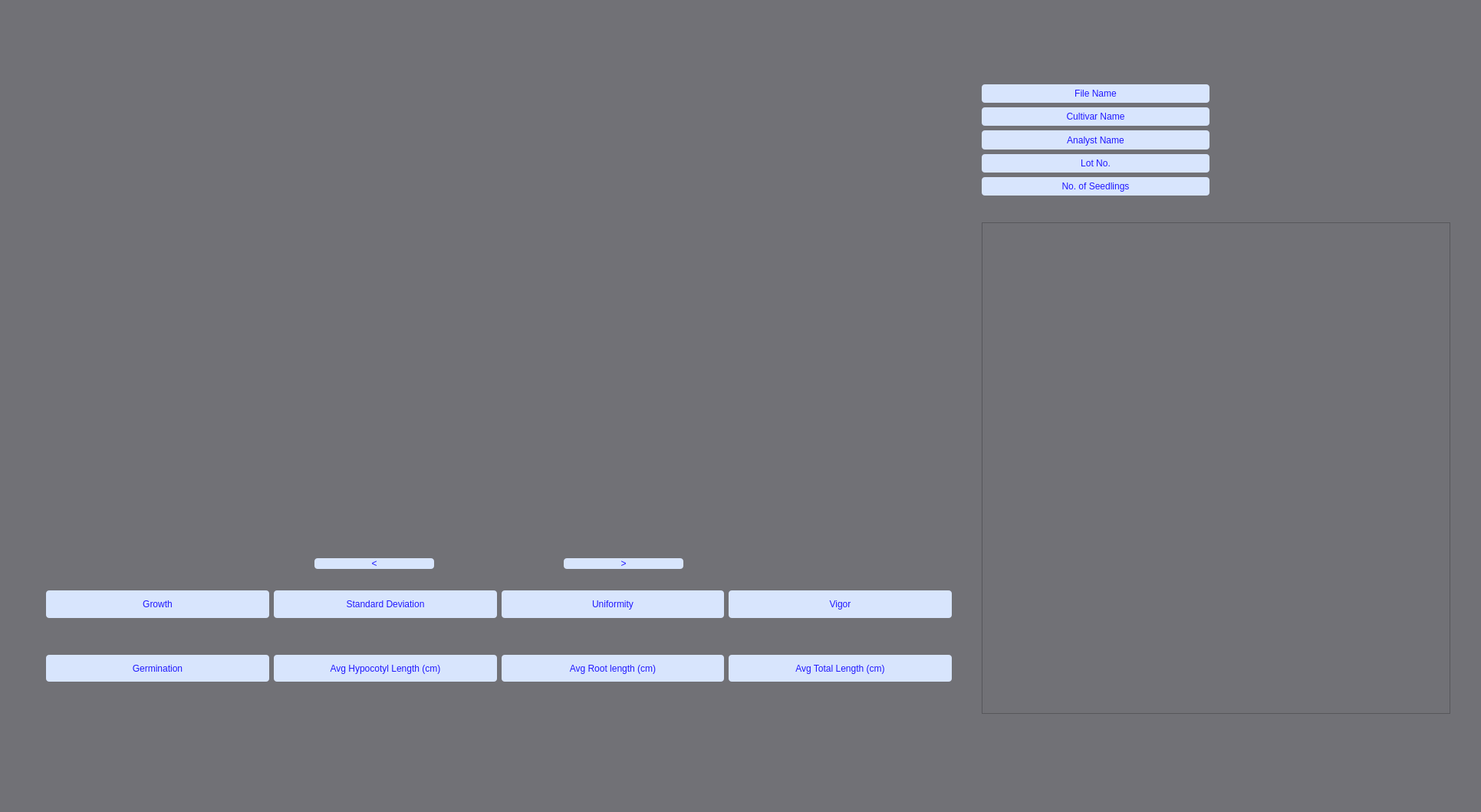
<?xml version="1.0" encoding="UTF-8"?>
<ui version="4.0">
 <class>MainWindow</class>
 <widget class="QMainWindow" name="MainWindow">
  <property name="windowModality">
   <enum>Qt::NonModal</enum>
  </property>
  <property name="geometry">
   <rect>
    <x>0</x>
    <y>0</y>
    <width>1931</width>
    <height>1059</height>
   </rect>
  </property>
  <property name="sizePolicy">
   <sizepolicy hsizetype="MinimumExpanding" vsizetype="Expanding">
    <horstretch>0</horstretch>
    <verstretch>0</verstretch>
   </sizepolicy>
  </property>
  <property name="windowTitle">
   <string>Germination Vigor Analyser</string>
  </property>
  <property name="styleSheet">
   <string notr="true">background-color:rgb(113, 113, 118);</string>
  </property>
  <widget class="QWidget" name="centralwidget">
   <widget class="QWidget" name="horizontalLayoutWidget">
    <property name="geometry">
     <rect>
      <x>60</x>
      <y>0</y>
      <width>1181</width>
      <height>701</height>
     </rect>
    </property>
    <layout class="QHBoxLayout" name="h_layout_img"/>
   </widget>
   <widget class="QWidget" name="horizontalLayoutWidget_2">
    <property name="geometry">
     <rect>
      <x>60</x>
      <y>770</y>
      <width>1181</width>
      <height>161</height>
     </rect>
    </property>
    <layout class="QHBoxLayout" name="horizontalLayout_2">
     <item>
      <layout class="QGridLayout" name="gridLayout">
       <item row="3" column="1">
        <widget class="QLabel" name="label">
         <property name="styleSheet">
          <string notr="true">background-color:rgba(216, 229, 253,255);
font: 63 10pt &quot;Segoe UI Semibold&quot;;
color: rgb(32, 24, 255);
border-radius:4;</string>
         </property>
         <property name="text">
          <string>Avg Hypocotyl Length (cm)</string>
         </property>
         <property name="alignment">
          <set>Qt::AlignCenter</set>
         </property>
        </widget>
       </item>
       <item row="3" column="3">
        <widget class="QLabel" name="label_10">
         <property name="styleSheet">
          <string>background-color:rgba(216, 229, 253,255);
font: 63 10pt &quot;Segoe UI Semibold&quot;;
color: rgb(32, 24, 255);
border-radius:4;</string>
         </property>
         <property name="text">
          <string>Avg Total Length (cm)</string>
         </property>
         <property name="alignment">
          <set>Qt::AlignCenter</set>
         </property>
        </widget>
       </item>
       <item row="2" column="1">
        <widget class="QLabel" name="label_sd">
         <property name="styleSheet">
          <string notr="true">font: 63 10pt &quot;Segoe UI Semibold&quot;;</string>
         </property>
         <property name="text">
          <string/>
         </property>
         <property name="alignment">
          <set>Qt::AlignCenter</set>
         </property>
        </widget>
       </item>
       <item row="3" column="2">
        <widget class="QLabel" name="label_9">
         <property name="styleSheet">
          <string notr="true">background-color:rgba(216, 229, 253,255);
font: 63 10pt &quot;Segoe UI Semibold&quot;;
color: rgb(32, 24, 255);
border-radius:4;</string>
         </property>
         <property name="text">
          <string>Avg Root length (cm)</string>
         </property>
         <property name="alignment">
          <set>Qt::AlignCenter</set>
         </property>
        </widget>
       </item>
       <item row="0" column="2">
        <widget class="QLabel" name="label_15">
         <property name="styleSheet">
          <string notr="true">background-color:rgba(216, 229, 253,255);
font: 63 10pt &quot;Segoe UI Semibold&quot;;
color: rgb(32, 24, 255);
border-radius:4;</string>
         </property>
         <property name="text">
          <string>Uniformity</string>
         </property>
         <property name="alignment">
          <set>Qt::AlignCenter</set>
         </property>
        </widget>
       </item>
       <item row="0" column="1">
        <widget class="QLabel" name="label_16">
         <property name="styleSheet">
          <string notr="true">background-color:rgba(216, 229, 253,255);
font: 63 10pt &quot;Segoe UI Semibold&quot;;
color: rgb(32, 24, 255);
border-radius:4;</string>
         </property>
         <property name="text">
          <string>Standard Deviation</string>
         </property>
         <property name="alignment">
          <set>Qt::AlignCenter</set>
         </property>
        </widget>
       </item>
       <item row="4" column="2">
        <widget class="QLabel" name="label_avg_root">
         <property name="styleSheet">
          <string notr="true">font: 63 10pt &quot;Segoe UI Semibold&quot;;</string>
         </property>
         <property name="text">
          <string/>
         </property>
         <property name="alignment">
          <set>Qt::AlignCenter</set>
         </property>
        </widget>
       </item>
       <item row="2" column="2">
        <widget class="QLabel" name="label_uniformity">
         <property name="styleSheet">
          <string notr="true">font: 63 10pt &quot;Segoe UI Semibold&quot;;</string>
         </property>
         <property name="text">
          <string/>
         </property>
         <property name="alignment">
          <set>Qt::AlignCenter</set>
         </property>
        </widget>
       </item>
       <item row="2" column="3">
        <widget class="QLabel" name="label_seedvigor">
         <property name="styleSheet">
          <string notr="true">font: 63 10pt &quot;Segoe UI Semibold&quot;;</string>
         </property>
         <property name="text">
          <string/>
         </property>
         <property name="alignment">
          <set>Qt::AlignCenter</set>
         </property>
        </widget>
       </item>
       <item row="3" column="0">
        <widget class="QLabel" name="label_5">
         <property name="styleSheet">
          <string notr="true">background-color:rgba(216, 229, 253,255);
font: 63 10pt &quot;Segoe UI Semibold&quot;;
color: rgb(32, 24, 255);
border-radius:4;</string>
         </property>
         <property name="text">
          <string>Germination</string>
         </property>
         <property name="alignment">
          <set>Qt::AlignCenter</set>
         </property>
        </widget>
       </item>
       <item row="2" column="0">
        <widget class="QLabel" name="label_growth">
         <property name="styleSheet">
          <string notr="true">font: 63 10pt &quot;Segoe UI Semibold&quot;;</string>
         </property>
         <property name="text">
          <string/>
         </property>
         <property name="alignment">
          <set>Qt::AlignCenter</set>
         </property>
        </widget>
       </item>
       <item row="4" column="0">
        <widget class="QLabel" name="label_germination">
         <property name="styleSheet">
          <string notr="true">font: 63 10pt &quot;Segoe UI Semibold&quot;;</string>
         </property>
         <property name="text">
          <string/>
         </property>
         <property name="alignment">
          <set>Qt::AlignCenter</set>
         </property>
        </widget>
       </item>
       <item row="4" column="1">
        <widget class="QLabel" name="label_avg_hypocotyl">
         <property name="styleSheet">
          <string notr="true">font: 63 10pt &quot;Segoe UI Semibold&quot;;</string>
         </property>
         <property name="text">
          <string/>
         </property>
         <property name="alignment">
          <set>Qt::AlignCenter</set>
         </property>
        </widget>
       </item>
       <item row="4" column="3">
        <widget class="QLabel" name="label_avg_total_length">
         <property name="styleSheet">
          <string notr="true">font: 63 10pt &quot;Segoe UI Semibold&quot;;</string>
         </property>
         <property name="text">
          <string/>
         </property>
         <property name="alignment">
          <set>Qt::AlignCenter</set>
         </property>
        </widget>
       </item>
       <item row="0" column="0">
        <widget class="QLabel" name="label_13">
         <property name="styleSheet">
          <string notr="true">background-color:rgba(216, 229, 253,255);
font: 63 10pt &quot;Segoe UI Semibold&quot;;
color: rgb(32, 24, 255);
border-radius:4;</string>
         </property>
         <property name="text">
          <string>Growth</string>
         </property>
         <property name="alignment">
          <set>Qt::AlignCenter</set>
         </property>
        </widget>
       </item>
       <item row="0" column="3">
        <widget class="QLabel" name="label_12">
         <property name="styleSheet">
          <string notr="true">background-color:rgba(216, 229, 253,255);
font: 63 10pt &quot;Segoe UI Semibold&quot;;
color: rgb(32, 24, 255);
border-radius:4;</string>
         </property>
         <property name="text">
          <string>Vigor</string>
         </property>
         <property name="alignment">
          <set>Qt::AlignCenter</set>
         </property>
        </widget>
       </item>
      </layout>
     </item>
    </layout>
   </widget>
   <widget class="QWidget" name="verticalLayoutWidget_2">
    <property name="geometry">
     <rect>
      <x>1280</x>
      <y>290</y>
      <width>611</width>
      <height>641</height>
     </rect>
    </property>
    <layout class="QVBoxLayout" name="verticalLayout_2">
     <item>
      <widget class="QTableView" name="tableView_res"/>
     </item>
    </layout>
   </widget>
   <widget class="QWidget" name="horizontalLayoutWidget_3">
    <property name="geometry">
     <rect>
      <x>410</x>
      <y>710</y>
      <width>481</width>
      <height>51</height>
     </rect>
    </property>
    <layout class="QHBoxLayout" name="horizontalLayout_3">
     <item>
      <widget class="QPushButton" name="btnPrev">
       <property name="styleSheet">
        <string notr="true">background-color:rgba(216, 229, 253,255);
font: 63 10pt &quot;Segoe UI Semibold&quot;;
color: rgb(32, 24, 255);
border-radius:4;</string>
       </property>
       <property name="text">
        <string>&lt;</string>
       </property>
      </widget>
     </item>
     <item>
      <widget class="QLabel" name="label_img_no">
       <property name="styleSheet">
        <string notr="true">font: 63 10pt &quot;Segoe UI Semibold&quot;;</string>
       </property>
       <property name="text">
        <string/>
       </property>
       <property name="alignment">
        <set>Qt::AlignCenter</set>
       </property>
      </widget>
     </item>
     <item>
      <widget class="QPushButton" name="btnNext">
       <property name="styleSheet">
        <string notr="true">background-color:rgba(216, 229, 253,255);
font: 63 10pt &quot;Segoe UI Semibold&quot;;
color: rgb(32, 24, 255);
border-radius:4;</string>
       </property>
       <property name="text">
        <string>&gt;</string>
       </property>
      </widget>
     </item>
    </layout>
   </widget>
   <widget class="QWidget" name="gridLayoutWidget">
    <property name="geometry">
     <rect>
      <x>1280</x>
      <y>110</y>
      <width>611</width>
      <height>145</height>
     </rect>
    </property>
    <layout class="QGridLayout" name="gridLayout_right">
     <property name="horizontalSpacing">
      <number>17</number>
     </property>
     <item row="4" column="0">
      <widget class="QLabel" name="label_8">
       <property name="styleSheet">
        <string notr="true">background-color:rgba(216, 229, 253,255);
font: 63 10pt &quot;Segoe UI Semibold&quot;;
color: rgb(32, 24, 255);
border-radius:4;</string>
       </property>
       <property name="text">
        <string>No. of Seedlings</string>
       </property>
       <property name="alignment">
        <set>Qt::AlignCenter</set>
       </property>
      </widget>
     </item>
     <item row="3" column="0">
      <widget class="QLabel" name="label_6">
       <property name="styleSheet">
        <string notr="true">background-color:rgba(216, 229, 253,255);
font: 63 10pt &quot;Segoe UI Semibold&quot;;
color: rgb(32, 24, 255);
border-radius:4;</string>
       </property>
       <property name="text">
        <string>Lot No.</string>
       </property>
       <property name="alignment">
        <set>Qt::AlignCenter</set>
       </property>
      </widget>
     </item>
     <item row="4" column="1">
      <widget class="QLabel" name="label_n_plants">
       <property name="styleSheet">
        <string notr="true">font: 63 10pt &quot;Segoe UI Semibold&quot;;</string>
       </property>
       <property name="text">
        <string/>
       </property>
       <property name="alignment">
        <set>Qt::AlignCenter</set>
       </property>
      </widget>
     </item>
     <item row="3" column="1">
      <widget class="QLabel" name="label_batchNo">
       <property name="styleSheet">
        <string notr="true">font: 63 10pt &quot;Segoe UI Semibold&quot;;</string>
       </property>
       <property name="text">
        <string/>
       </property>
       <property name="alignment">
        <set>Qt::AlignCenter</set>
       </property>
      </widget>
     </item>
     <item row="1" column="1">
      <widget class="QLabel" name="label_cult_name">
       <property name="styleSheet">
        <string notr="true">font: 63 10pt &quot;Segoe UI Semibold&quot;;</string>
       </property>
       <property name="text">
        <string/>
       </property>
       <property name="alignment">
        <set>Qt::AlignCenter</set>
       </property>
      </widget>
     </item>
     <item row="1" column="0">
      <widget class="QLabel" name="label_3">
       <property name="styleSheet">
        <string notr="true">background-color:rgba(216, 229, 253,255);
font: 63 10pt &quot;Segoe UI Semibold&quot;;
color: rgb(32, 24, 255);
border-radius:4;</string>
       </property>
       <property name="text">
        <string>Cultivar Name</string>
       </property>
       <property name="alignment">
        <set>Qt::AlignCenter</set>
       </property>
      </widget>
     </item>
     <item row="2" column="0">
      <widget class="QLabel" name="label_4">
       <property name="styleSheet">
        <string notr="true">background-color:rgba(216, 229, 253,255);
font: 63 10pt &quot;Segoe UI Semibold&quot;;
color: rgb(32, 24, 255);
border-radius:4;</string>
       </property>
       <property name="text">
        <string>Analyst Name</string>
       </property>
       <property name="alignment">
        <set>Qt::AlignCenter</set>
       </property>
      </widget>
     </item>
     <item row="2" column="1">
      <widget class="QLabel" name="label_analys_name">
       <property name="styleSheet">
        <string notr="true">font: 63 10pt &quot;Segoe UI Semibold&quot;;</string>
       </property>
       <property name="text">
        <string/>
       </property>
       <property name="alignment">
        <set>Qt::AlignCenter</set>
       </property>
      </widget>
     </item>
     <item row="0" column="0">
      <widget class="QLabel" name="label_2">
       <property name="styleSheet">
        <string notr="true">background-color:rgba(216, 229, 253,255);
font: 63 10pt &quot;Segoe UI Semibold&quot;;
color: rgb(32, 24, 255);
border-radius:4;</string>
       </property>
       <property name="text">
        <string>File Name</string>
       </property>
       <property name="alignment">
        <set>Qt::AlignCenter</set>
       </property>
      </widget>
     </item>
     <item row="0" column="1">
      <widget class="QLabel" name="label_fileName">
       <property name="styleSheet">
        <string notr="true">font: 63 10pt &quot;Segoe UI Semibold&quot;;</string>
       </property>
       <property name="text">
        <string/>
       </property>
       <property name="alignment">
        <set>Qt::AlignCenter</set>
       </property>
      </widget>
     </item>
    </layout>
    <zorder>label_8</zorder>
    <zorder>label_n_plants</zorder>
    <zorder>label_batchNo</zorder>
    <zorder>label_cult_name</zorder>
    <zorder>label_3</zorder>
    <zorder>label_4</zorder>
    <zorder>label_analys_name</zorder>
    <zorder>label_2</zorder>
    <zorder>label_fileName</zorder>
    <zorder>label_6</zorder>
   </widget>
   <widget class="QLabel" name="label_logo">
    <property name="geometry">
     <rect>
      <x>1370</x>
      <y>0</y>
      <width>421</width>
      <height>91</height>
     </rect>
    </property>
    <property name="text">
     <string/>
    </property>
    <property name="scaledContents">
     <bool>true</bool>
    </property>
    <property name="alignment">
     <set>Qt::AlignLeading|Qt::AlignLeft|Qt::AlignVCenter</set>
    </property>
   </widget>
  </widget>
  <widget class="QMenuBar" name="menubar">
   <property name="geometry">
    <rect>
     <x>0</x>
     <y>0</y>
     <width>1931</width>
     <height>23</height>
    </rect>
   </property>
   <property name="styleSheet">
    <string notr="true">font: 63 10pt &quot;Segoe UI&quot;;</string>
   </property>
  </widget>
  <widget class="QStatusBar" name="statusbar"/>
  <action name="actionOpen_Folder">
   <property name="text">
    <string>Open Folder</string>
   </property>
  </action>
  <action name="actionSelect_Output_Folder">
   <property name="text">
    <string>Select Output Folder</string>
   </property>
  </action>
  <action name="actionSet_HSV_threshold">
   <property name="text">
    <string>Set HSV threshold</string>
   </property>
  </action>
 </widget>
 <resources/>
 <connections/>
</ui>
